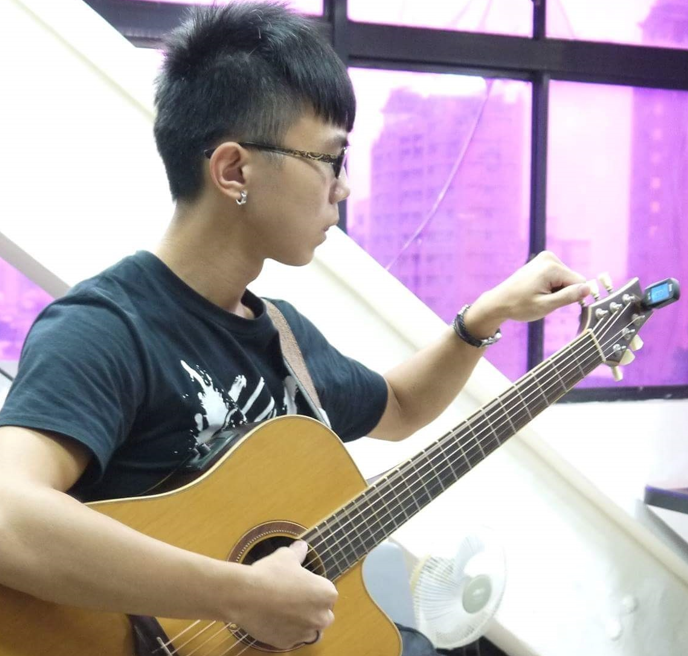
#> input picture img.png, 688 x 656 px
$ python main.py
#> lines starting #> are read from the running program, lines starting #| are printed output that depends on the picture
import cv2
import numpy as np
import math
import matplotlib.pyplot as plt

'''calculate the local binary result and return the list'''
def cal_local_binary(img, i, j):
    result_list = []
    for y in range(i-1, i+2):
        for x in range(j-1, j+2):
            if y == i and x == j:
                continue
            result_list.append(0) if img[y][x] <= img[i][j] else result_list.append(1)
    return result_list

if __name__ == "__main__":
    # read file; top_left is (0, 0)
    img = cv2.imread("img.png",cv2.IMREAD_GRAYSCALE)
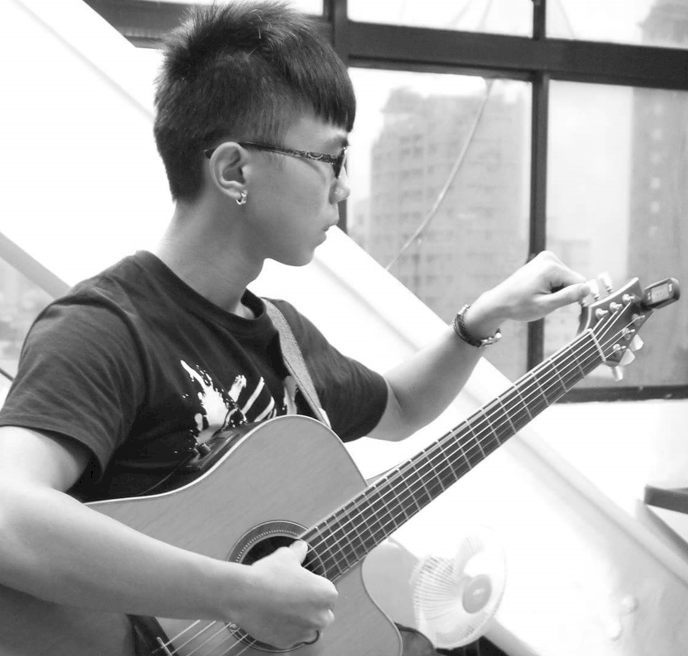
#> img: shape (656, 688); min 0, max 255, mean 167.4

    # parameters
    height, width = img.shape
#> height = 656; width = 688
    new_img = np.zeros((height-1, width-1), dtype=np.uint8)

    # start calculating LBP process
    for i in range (1, height-1):
        for j in range (1, width-1):
            result_list = cal_local_binary(img, i, j)

            new_img[i-1][j-1] = math.pow(2, 7)*result_list[0]+\
                                math.pow(2, 6)*result_list[1]+\
                                math.pow(2, 5)*result_list[2]+\
                                math.pow(2, 4)*result_list[3]+\
                                math.pow(2, 3)*result_list[4]+\
                                math.pow(2, 2)*result_list[5]+\
                                math.pow(2, 1)*result_list[6]+\
                                math.pow(2, 0)*result_list[7]
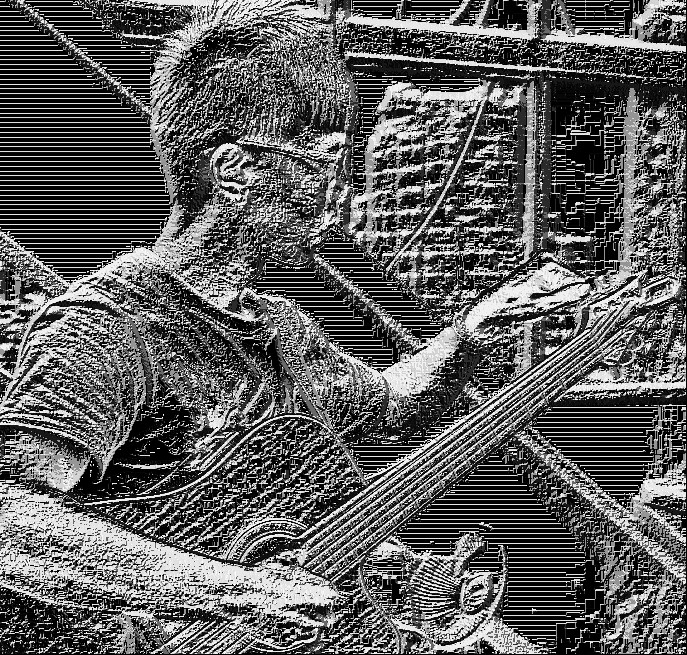
#> new_img: shape (655, 687); min 0, max 255, mean 93.6

    hist = cv2.calcHist([new_img], [0], None, [256], [0, 256])
#> hist = 256 values, max 115160 at index 0, min 7 at index 90, mean 1757.8

    # show imgs
    cv2.imshow('image1', img)
    cv2.imshow('image2', new_img)
    cv2.waitKey(0)
    cv2.destroyAllWindows()

    # show histogram feature
    plt.figure("Histogram")
    plt.plot(hist)
    plt.xlim([0, 256])
    plt.show()
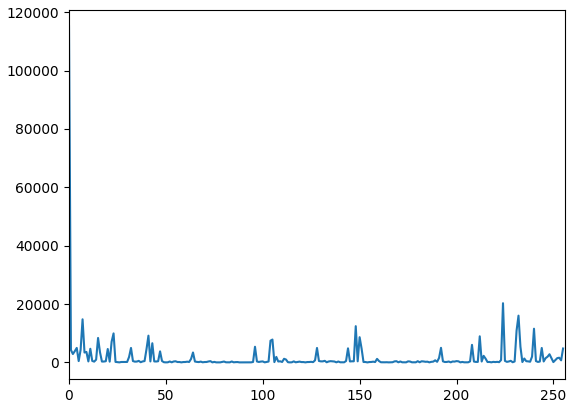
#> figure drawn by matplotlib, 1 panel; curve peaks at x = 0, y = 115160

    # write file
    cv2.imwrite('result.png', new_img)
